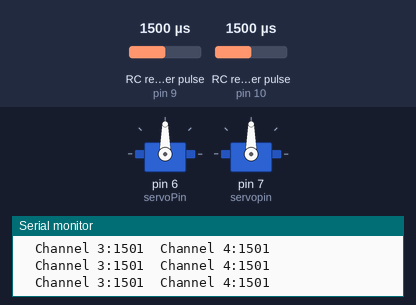
This sketch was run on a simulated Arduino Uno, built with avr-gcc and run on an emulated ATmega328P. Shown: 2 × servo, the last lines printed to the serial monitor. Wiring (inferred from the names in the program): 2 × RC receiver channel: data pin 9 / data pin 10. The inputs (shaded band) are chosen by the test bench; at power-on: RC receiver pulse (sensors on pin 9, pin 10) 1500 µs.

Above: at 1.2 s.
1.3 s: RC receiver pulse (sensor on pin 9) set to 1582 µs
4.3 s: RC receiver pulse (sensor on pin 9) set to 1609 µs
At 7.2 s:
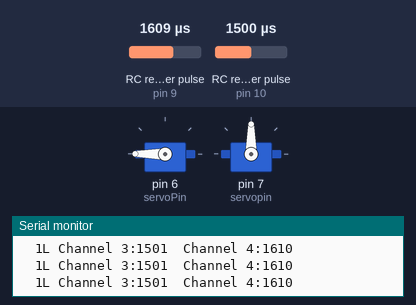
7.3 s: RC receiver pulse (sensor on pin 10) set to 1682 µs
8.8 s: RC receiver pulse (sensor on pin 10) set to 1708 µs
At 9.03 s:
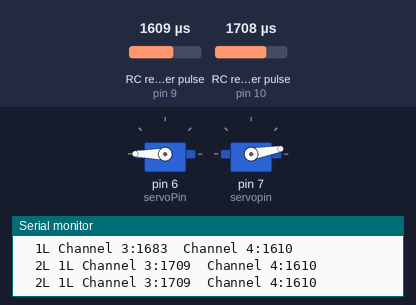
At 9.43 s:
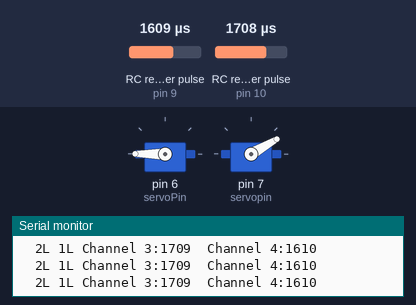
11.8 s: RC receiver pulse (sensor on pin 10) set to 1020 µs
At 12.03 s:
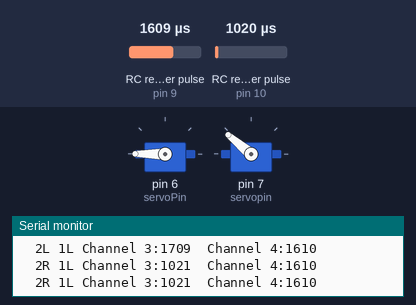
14.8 s: RC receiver pulse (sensor on pin 10) set to 1500 µs
Timing chart, 0 to 22.4 s (numbered marks = the images above; inputs shaded):
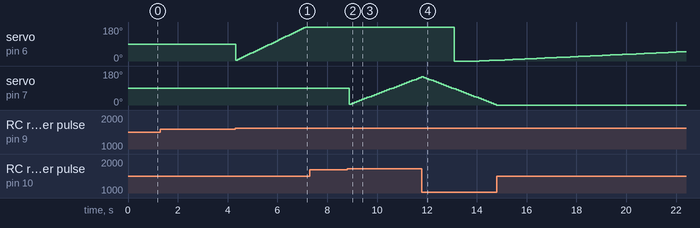

The sketch:

panicbot2.ino
```cpp
#include <Servo.h>
Servo myServo;
Servo myservo;

int angle = 0;
int Angle = 0;
int angleDelta = 5;
long spinTime = 0;
const int servoPin = 6;
const int servopin = 7;
int ch3=10;
int ch4=9;

void setup() {
  pinMode(servoPin, OUTPUT);
  pinMode(servopin, OUTPUT);
  myServo.attach(servoPin);
myservo.attach(servopin);
 pinMode(ch3, INPUT);
  pinMode(ch4, INPUT);
  Serial.begin(9600);

}

void loop() {
  ch3 = pulseIn(10, HIGH, 25000);
  delay(50);
  ch4 = pulseIn(9, HIGH, 25000);

 if(ch3 < 1300){
  servoTurn2R();
 }
 else if(ch3 > 1700){
  servoTurn2L();
 }
 if(ch4 < 1400){
  servoTurn1R();
 }
 else if(ch4 > 1600){
  servoTurn1L();
 }

 Serial.print("Channel 3:");
 Serial.print(ch3);
 Serial.print("\t");
 Serial.print("Channel 4:");
 Serial.println(ch4); // for new line
 Serial.print("\t");
// Serial.print("Angle: ");
// Serial.println(Angle); // for new line
// Serial.print("\t");
// Serial.print("angle: ");
// Serial.println(angle); // for new line
// Serial.print("\t");
//
}

void servoTurn1L(){
  Serial.print("1L ");
//  if(Angle < 70){
Angle+=angleDelta;
//}
myServo.write(Angle);
delay(10);
}

void servoTurn2L(){
  Serial.print("2L ");
//  if(angle < 70){
  angle+=angleDelta;
//  }
myservo.write(angle);
delay(10);
}

void servoTurn1R(){
  Serial.print("1R ");
  Angle-=angleDelta;
myServo.write(Angle);
delay(10);
}

void servoTurn2R(){
  Serial.print("2R ");
  angle-=angleDelta;
myservo.write(angle);
delay(10);
}
```

Measured:
- the behaviour switches between 1599 and 1600 µs on RC receiver pulse (sensor on pin 9) (found by bisection; images 0 and 1)
- the behaviour switches between 1699 and 1700 µs on RC receiver pulse (sensor on pin 10) (found by bisection; images 1 and 2)
- after the input at 8.8 s, servo on pin 7 (servopin): 90° → 5° after 0.08 s, → 10° 0.10 s later, → 15° 0.10 s later, → 20° 0.10 s later, … (30 changes in this stretch)
